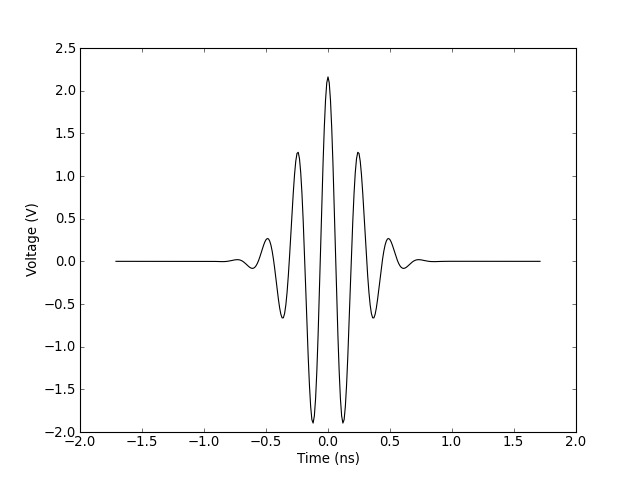

Source code (Python):
from pylayers.signal.bsignal import *
from pylayers.simul.simulem import *
from matplotlib.pylab import *
fc     = 4
band   = 2
thresh = 10
fe     = 100
ip     = EnImpulse([],fc,band,thresh,fe)
ip.plot()
show()
